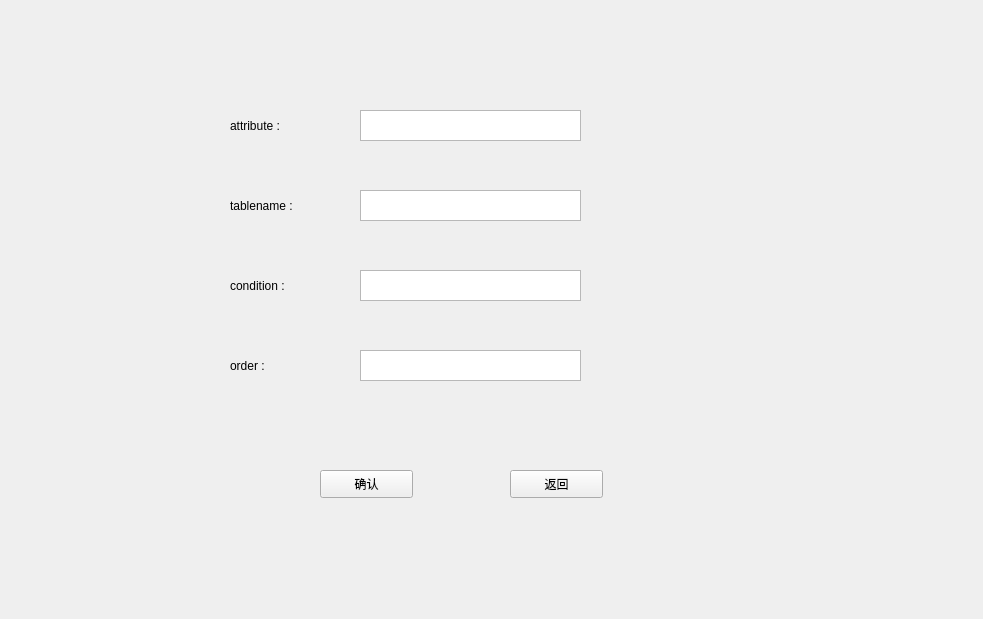
<?xml version="1.0" encoding="UTF-8"?>
<ui version="4.0">
 <class>Select</class>
 <widget class="QWidget" name="Select">
  <property name="geometry">
   <rect>
    <x>0</x>
    <y>0</y>
    <width>983</width>
    <height>619</height>
   </rect>
  </property>
  <property name="windowTitle">
   <string>Form</string>
  </property>
  <widget class="QLabel" name="label">
   <property name="geometry">
    <rect>
     <x>230</x>
     <y>100</y>
     <width>91</width>
     <height>51</height>
    </rect>
   </property>
   <property name="text">
    <string>attribute :</string>
   </property>
  </widget>
  <widget class="QLabel" name="label_2">
   <property name="geometry">
    <rect>
     <x>230</x>
     <y>180</y>
     <width>91</width>
     <height>51</height>
    </rect>
   </property>
   <property name="text">
    <string>tablename :</string>
   </property>
  </widget>
  <widget class="QLabel" name="label_3">
   <property name="geometry">
    <rect>
     <x>230</x>
     <y>340</y>
     <width>91</width>
     <height>51</height>
    </rect>
   </property>
   <property name="text">
    <string>order :</string>
   </property>
  </widget>
  <widget class="QLabel" name="label_4">
   <property name="geometry">
    <rect>
     <x>230</x>
     <y>260</y>
     <width>91</width>
     <height>51</height>
    </rect>
   </property>
   <property name="text">
    <string>condition :</string>
   </property>
  </widget>
  <widget class="QPushButton" name="confirm_pushButton">
   <property name="geometry">
    <rect>
     <x>320</x>
     <y>470</y>
     <width>93</width>
     <height>28</height>
    </rect>
   </property>
   <property name="text">
    <string>确认</string>
   </property>
  </widget>
  <widget class="QPushButton" name="back_pushButton">
   <property name="geometry">
    <rect>
     <x>510</x>
     <y>470</y>
     <width>93</width>
     <height>28</height>
    </rect>
   </property>
   <property name="text">
    <string>返回</string>
   </property>
  </widget>
  <widget class="QTextEdit" name="attribute_textEdit">
   <property name="geometry">
    <rect>
     <x>360</x>
     <y>110</y>
     <width>221</width>
     <height>31</height>
    </rect>
   </property>
  </widget>
  <widget class="QTextEdit" name="tablename_textEdit">
   <property name="geometry">
    <rect>
     <x>360</x>
     <y>190</y>
     <width>221</width>
     <height>31</height>
    </rect>
   </property>
  </widget>
  <widget class="QTextEdit" name="order__textEdit">
   <property name="geometry">
    <rect>
     <x>360</x>
     <y>350</y>
     <width>221</width>
     <height>31</height>
    </rect>
   </property>
  </widget>
  <widget class="QTextEdit" name="condition_textEdit">
   <property name="geometry">
    <rect>
     <x>360</x>
     <y>270</y>
     <width>221</width>
     <height>31</height>
    </rect>
   </property>
  </widget>
 </widget>
 <resources/>
 <connections/>
</ui>
